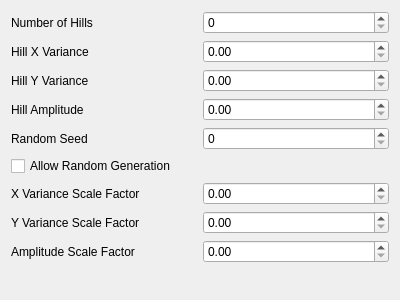
<?xml version="1.0" encoding="UTF-8"?>
<ui version="4.0">
 <class>RandomHillsConfig</class>
 <widget class="QWidget" name="RandomHillsConfig">
  <property name="geometry">
   <rect>
    <x>0</x>
    <y>0</y>
    <width>400</width>
    <height>300</height>
   </rect>
  </property>
  <property name="windowTitle">
   <string>Form</string>
  </property>
  <layout class="QGridLayout" name="gridLayout_2">
   <item row="0" column="0">
    <layout class="QGridLayout" name="gridLayout">
     <item row="0" column="0">
      <widget class="QLabel" name="label">
       <property name="text">
        <string>Number of Hills</string>
       </property>
      </widget>
     </item>
     <item row="0" column="1">
      <widget class="QSpinBox" name="numOfHillsSpinBox"/>
     </item>
     <item row="1" column="0">
      <widget class="QLabel" name="label_2">
       <property name="text">
        <string>Hill X Variance</string>
       </property>
      </widget>
     </item>
     <item row="2" column="0">
      <widget class="QLabel" name="label_3">
       <property name="text">
        <string>Hill Y Variance</string>
       </property>
      </widget>
     </item>
     <item row="3" column="0">
      <widget class="QLabel" name="label_4">
       <property name="text">
        <string>Hill Amplitude</string>
       </property>
      </widget>
     </item>
     <item row="4" column="0">
      <widget class="QLabel" name="label_5">
       <property name="text">
        <string>Random Seed</string>
       </property>
      </widget>
     </item>
     <item row="2" column="1">
      <widget class="QDoubleSpinBox" name="hillYVarSpinBox">
       <property name="singleStep">
        <double>0.100000000000000</double>
       </property>
      </widget>
     </item>
     <item row="5" column="0">
      <widget class="QCheckBox" name="allowRandGenCheckBox">
       <property name="text">
        <string>Allow Random Generation</string>
       </property>
      </widget>
     </item>
     <item row="3" column="1">
      <widget class="QDoubleSpinBox" name="hillAmplitudeSpinBox">
       <property name="singleStep">
        <double>0.100000000000000</double>
       </property>
      </widget>
     </item>
     <item row="6" column="1">
      <widget class="QDoubleSpinBox" name="xVarScaleFactorSpinBox">
       <property name="singleStep">
        <double>0.100000000000000</double>
       </property>
      </widget>
     </item>
     <item row="4" column="1">
      <widget class="QSpinBox" name="randomSeedSpinBox"/>
     </item>
     <item row="7" column="1">
      <widget class="QDoubleSpinBox" name="yVarScaleFactorSpinBox">
       <property name="singleStep">
        <double>0.100000000000000</double>
       </property>
      </widget>
     </item>
     <item row="8" column="1">
      <widget class="QDoubleSpinBox" name="ampScaleFactorSpinBox">
       <property name="singleStep">
        <double>0.100000000000000</double>
       </property>
      </widget>
     </item>
     <item row="6" column="0">
      <widget class="QLabel" name="label_6">
       <property name="text">
        <string>X Variance Scale Factor</string>
       </property>
      </widget>
     </item>
     <item row="7" column="0">
      <widget class="QLabel" name="label_7">
       <property name="text">
        <string>Y Variance Scale Factor</string>
       </property>
      </widget>
     </item>
     <item row="8" column="0">
      <widget class="QLabel" name="label_8">
       <property name="text">
        <string>Amplitude Scale Factor</string>
       </property>
      </widget>
     </item>
     <item row="1" column="1">
      <widget class="QDoubleSpinBox" name="hillXVarSpinBox">
       <property name="singleStep">
        <double>0.100000000000000</double>
       </property>
      </widget>
     </item>
     <item row="9" column="0">
      <spacer name="verticalSpacer">
       <property name="orientation">
        <enum>Qt::Vertical</enum>
       </property>
       <property name="sizeHint" stdset="0">
        <size>
         <width>20</width>
         <height>40</height>
        </size>
       </property>
      </spacer>
     </item>
    </layout>
   </item>
  </layout>
 </widget>
 <resources/>
 <connections/>
</ui>
